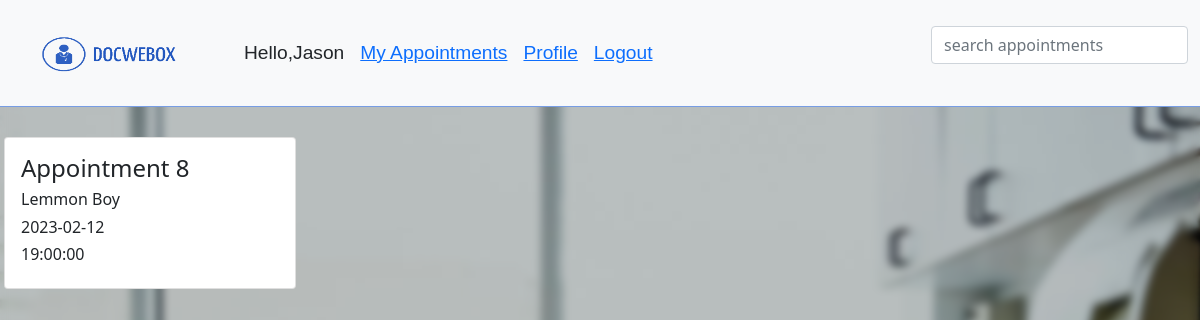
Page /php/doctor_hub.php (signed in) on the committed database.
### tables this page shows
CREATE TABLE `appointments` (
  `id` int(11) NOT NULL,
  `doc_id` int(11) NOT NULL,
  `patient_id` int(11) NOT NULL,
  `date` date NOT NULL,
  `time` time NOT NULL
);

CREATE TABLE `profile` (
  `id` int(11) NOT NULL,
  `user_id` int(11) NOT NULL,
  `FirstName` varchar(60) NOT NULL,
  `SureName` varchar(60) NOT NULL,
  `Address` varchar(50) NOT NULL,
  `PhoneNumber` varchar(20) NOT NULL,
  `email` varchar(50) NOT NULL,
  `Specialization` varchar(60) NOT NULL,
  `bio` varchar(200) NOT NULL
);

### php/doctor_hub.php (the view, shortened to what this page needs)
<html>
    <head>
      <link href="https://cdn.jsdelivr.net/npm/bootstrap@5.0.2/dist/css/bootstrap.min.css"
      rel="stylesheet">
      <link rel="stylesheet" href="../css/doctor_hub.css">
    </head>
    <body>
        <?php
          echo '<nav class="navbar navbar-expand-lg navbar-light bg-light sticky-top">
          <div class="container-fluid">
            <a class="navbar-brand" href="#">
                <img src="../img/logo.png" width="200" height="80" class="d-inline-block align-top" alt="">
            </a>
            <button class="navbar-toggler" type="button" data-bs-toggle="collapse" data-bs-target="#navbarSupportedContent" aria-controls="navbarSupportedContent" aria-expanded="false" aria-label="Toggle navigation">
              <span class="navbar-toggler-icon"></span>
            </button>
            <div class="collapse navbar-collapse" id="navbarSupportedContent">
              <ul class="navbar-nav me-auto mb-2 mb-lg-0">
                <li class="nav-item">
                  <a>Hello,' . $_SESSION["username"] .'</a>
                </li>
                <li class="nav-item active">
                  <a href="doctor_hub.php">My Appointments</a>
                </li>
                <li class="nav-item active">
                  <a href="doctor_profile_edit.php">Profile</a>
                </li>
                <li class="nav-item active">
                  <a href="nukeSession.php">Logout</a>
                </li>
                </ul>
                <form class="d-flex">
                  <input type="text" name="searchbox" id="searchbox" class="filterinput form-control" placeholder="search appointments">
                </form>
              </div>
            </div>
          </nav>';
      ?>
      <br>
      <?php
        include 'connect.php';
        $id=$_SESSION["id"];
        $query = "SELECT p.FirstName, p.SureName, a.date, a.time, a.id FROM appointments a join profile p where doc_id= $id and patient_id=p.user_id";
        $result = mysqli_query($conn, $query);
        if (mysqli_num_rows($result) > 0) {
          echo '<div class="d-flex flex-wrap">';
          while($row = $result->fetch_assoc()){
            echo '<div class="col-sm-3 doctors">
                    <div class="blog-item m-1">
                      <div class="card">
                        <div class="card-body">
                        <h4 class="card-title">Appointment ' . $row['id'] . '</h4>
                        <h6>' . $row['FirstName'] . ' ' .   $row['SureName'] . '</h6>
                        <h6>' . $row['date'] . '</h6>
                        <h6>' . $row['time']  .'</h6>
                        </div>
                      </div>
                    </div>
                  </div>';
          }
          echo '</div>';
        }else{
          echo '<div class="col-sm-9 col-md-7 col-lg-5 mx-auto my-5">
                    <div id="no_appoint" class="text-center py-4">
                      <h1>No Appointments</h1>
                    </div>
                </div>';
        }
    ?>
    </body>
</html>

### css/doctor_hub.css (style rules this page uses)
html { height: 100vh; }
body { margin: 0; min-height: 100%; background: rgba(150, 161, 161, 0.61); background-image: url("../img/doctor_bg.jpg"); background-blend-mode: multiply; background-size:cover; box-shadow: 0 4px 30px rgba(0, 0, 0, 0.1); backdrop-filter: blur(4px); -webkit-backdrop-filter: blur(4px); overflow-y: auto; overflow-x: hidden; }
.navbar { margin-bottom: 0.1rem; background: rgba(190, 225, 228, 0.6); border-bottom: 1px solid rgba(39, 101, 214, 0.616); }
.nav-item { margin-left: 1rem; font-family:Arial, Helvetica, sans-serif; text-decoration: none; font-size: 1.2rem; font-weight: 400; line-height: 1.5; color: #212529; }
.card { margin: 0 auto; float: none; margin-bottom: 10px; }

### rows in the picture
appointments: id "8", profile.FirstName "Lemmon", profile.SureName "Boy", date "2023-02-12", time "19:00:00"

### other values in the picture
$_SESSION["username"] "Jason"
